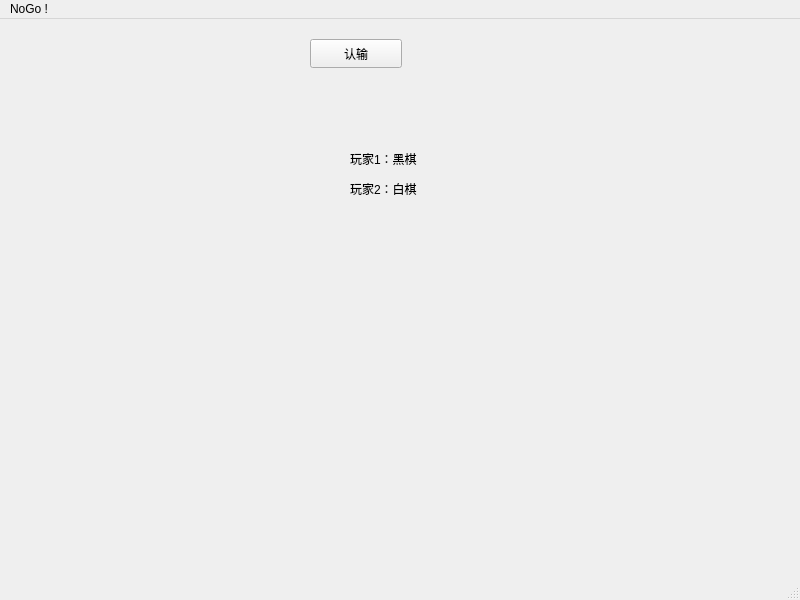
<?xml version="1.0" encoding="UTF-8"?>
<ui version="4.0">
 <class>MainWindow</class>
 <widget class="QMainWindow" name="MainWindow">
  <property name="geometry">
   <rect>
    <x>0</x>
    <y>0</y>
    <width>800</width>
    <height>600</height>
   </rect>
  </property>
  <property name="windowTitle">
   <string>MainWindow</string>
  </property>
  <widget class="QWidget" name="centralwidget">
   <widget class="QPushButton" name="pushButton">
    <property name="geometry">
     <rect>
      <x>310</x>
      <y>20</y>
      <width>92</width>
      <height>29</height>
     </rect>
    </property>
    <property name="text">
     <string>认输</string>
    </property>
   </widget>
   <widget class="QLabel" name="label">
    <property name="geometry">
     <rect>
      <x>350</x>
      <y>130</y>
      <width>121</width>
      <height>20</height>
     </rect>
    </property>
    <property name="text">
     <string>玩家1：黑棋</string>
    </property>
   </widget>
   <widget class="QLabel" name="label_2">
    <property name="geometry">
     <rect>
      <x>350</x>
      <y>160</y>
      <width>111</width>
      <height>20</height>
     </rect>
    </property>
    <property name="text">
     <string>玩家2：白棋</string>
    </property>
   </widget>
  </widget>
  <widget class="QMenuBar" name="menubar">
   <property name="geometry">
    <rect>
     <x>0</x>
     <y>0</y>
     <width>800</width>
     <height>25</height>
    </rect>
   </property>
   <widget class="QMenu" name="menuNoGo">
    <property name="title">
     <string>NoGo !</string>
    </property>
   </widget>
   <addaction name="menuNoGo"/>
  </widget>
  <widget class="QStatusBar" name="statusbar"/>
 </widget>
 <resources/>
 <connections/>
</ui>
